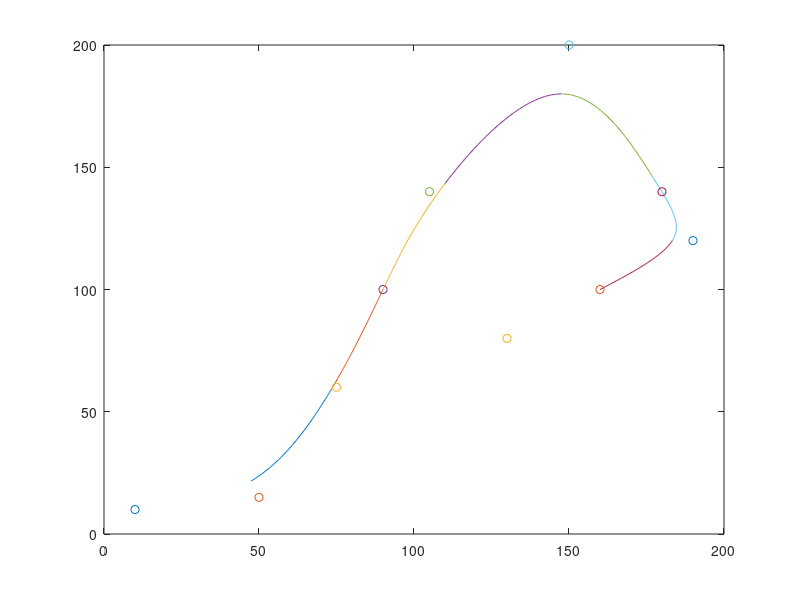

MATLAB code for this plot:
clear;
clc;
xy=[10 10;
    50 15;
    75 60;
    90 100;
    105 140;
    150 200;
    180 140;
    190 120; 
    160 100; 
    130 80;];
x = xy(:,1);
y = xy(:,2);

%g = @(u) [(1-u).^3/6 u.^3/2-u.^2+2/3 -u.^3/2+u.^2/2+u/2+1/6 u.^3/6];
%g1 = @(u) g(u)*xy([1:4],:);
%g2 = @(u) g(u)*xy([2:5],:);
%g3 = @(u) g(u)*xy([3:6],:);
%g4 = @(u) g(u)*xy([4:7],:);
%g5 = @(u) g(u)*xy([5:8],:);
%g6 = @(u) g(u)*xy([6:9],:);
%g7 = @(u) g(u)*xy([7:10],:);


g1_x = @(u) x(1).*((1-u).^3/6) + x(2).*(u.^3/2-u.^2+2/3)+x(3).*(-u.^3/2+u.^2/2+u/2+1/6)+x(4).*(u.^3/6);
g1_y = @(u) y(1).*((1-u).^3/6) + y(2).*(u.^3/2-u.^2+2/3)+y(3).*(-u.^3/2+u.^2/2+u/2+1/6)+y(4).*(u.^3/6);
g2_x = @(u) x(2).*((1-u).^3/6) + x(3).*(u.^3/2-u.^2+2/3)+x(4).*(-u.^3/2+u.^2/2+u/2+1/6)+x(5).*(u.^3/6);
g2_y = @(u) y(2).*((1-u).^3/6) + y(3).*(u.^3/2-u.^2+2/3)+y(4).*(-u.^3/2+u.^2/2+u/2+1/6)+y(5).*(u.^3/6);
g3_x = @(u) x(3).*((1-u).^3/6) + x(4).*(u.^3/2-u.^2+2/3)+x(5).*(-u.^3/2+u.^2/2+u/2+1/6)+x(6).*(u.^3/6);
g3_y = @(u) y(3).*((1-u).^3/6) + y(4).*(u.^3/2-u.^2+2/3)+y(5).*(-u.^3/2+u.^2/2+u/2+1/6)+y(6).*(u.^3/6);
g4_x = @(u) x(4).*((1-u).^3/6) + x(5).*(u.^3/2-u.^2+2/3)+x(6).*(-u.^3/2+u.^2/2+u/2+1/6)+x(7).*(u.^3/6);
g4_y = @(u) y(4).*((1-u).^3/6) + y(5).*(u.^3/2-u.^2+2/3)+y(6).*(-u.^3/2+u.^2/2+u/2+1/6)+y(7).*(u.^3/6);
g5_x = @(u) x(5).*((1-u).^3/6) + x(6).*(u.^3/2-u.^2+2/3)+x(7).*(-u.^3/2+u.^2/2+u/2+1/6)+x(8).*(u.^3/6);
g5_y = @(u) y(5).*((1-u).^3/6) + y(6).*(u.^3/2-u.^2+2/3)+y(7).*(-u.^3/2+u.^2/2+u/2+1/6)+y(8).*(u.^3/6);
g6_x = @(u) x(6).*((1-u).^3/6) + x(7).*(u.^3/2-u.^2+2/3)+x(8).*(-u.^3/2+u.^2/2+u/2+1/6)+x(9).*(u.^3/6);
g6_y = @(u) y(6).*((1-u).^3/6) + y(7).*(u.^3/2-u.^2+2/3)+y(8).*(-u.^3/2+u.^2/2+u/2+1/6)+y(9).*(u.^3/6);
g7_x = @(u) x(7).*((1-u).^3/6) + x(8).*(u.^3/2-u.^2+2/3)+x(9).*(-u.^3/2+u.^2/2+u/2+1/6)+x(10).*(u.^3/6);
g7_y = @(u) y(7).*((1-u).^3/6) + y(8).*(u.^3/2-u.^2+2/3)+y(9).*(-u.^3/2+u.^2/2+u/2+1/6)+y(10).*(u.^3/6);

u = linspace(0,1);

plot(g1_x(u),g1_y(u));
hold on;
plot(g2_x(u),g2_y(u));
hold on;
plot(g3_x(u),g3_y(u));
hold on;
plot(g4_x(u),g4_y(u));
hold on;
plot(g5_x(u),g5_y(u));
hold on;
plot(g6_x(u),g6_y(u));
hold on;
plot(g7_x(u),g7_y(u));
hold on;
for i =1:10
    plot(x(i),y(i),'o');
end
